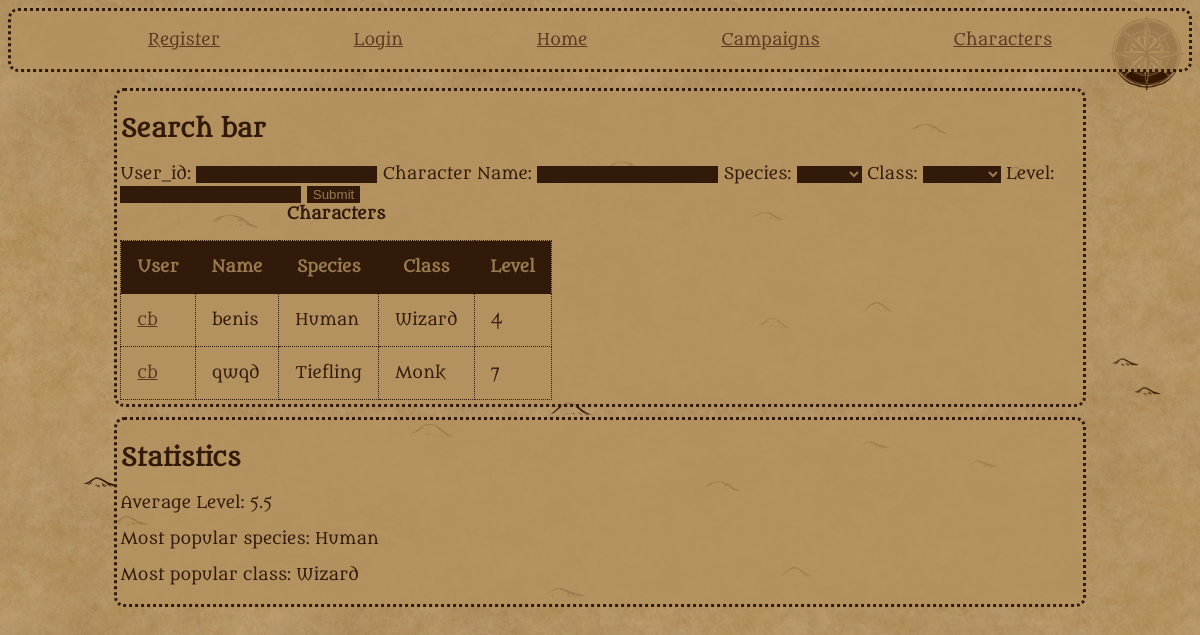
Before: /Characters with the older database file.
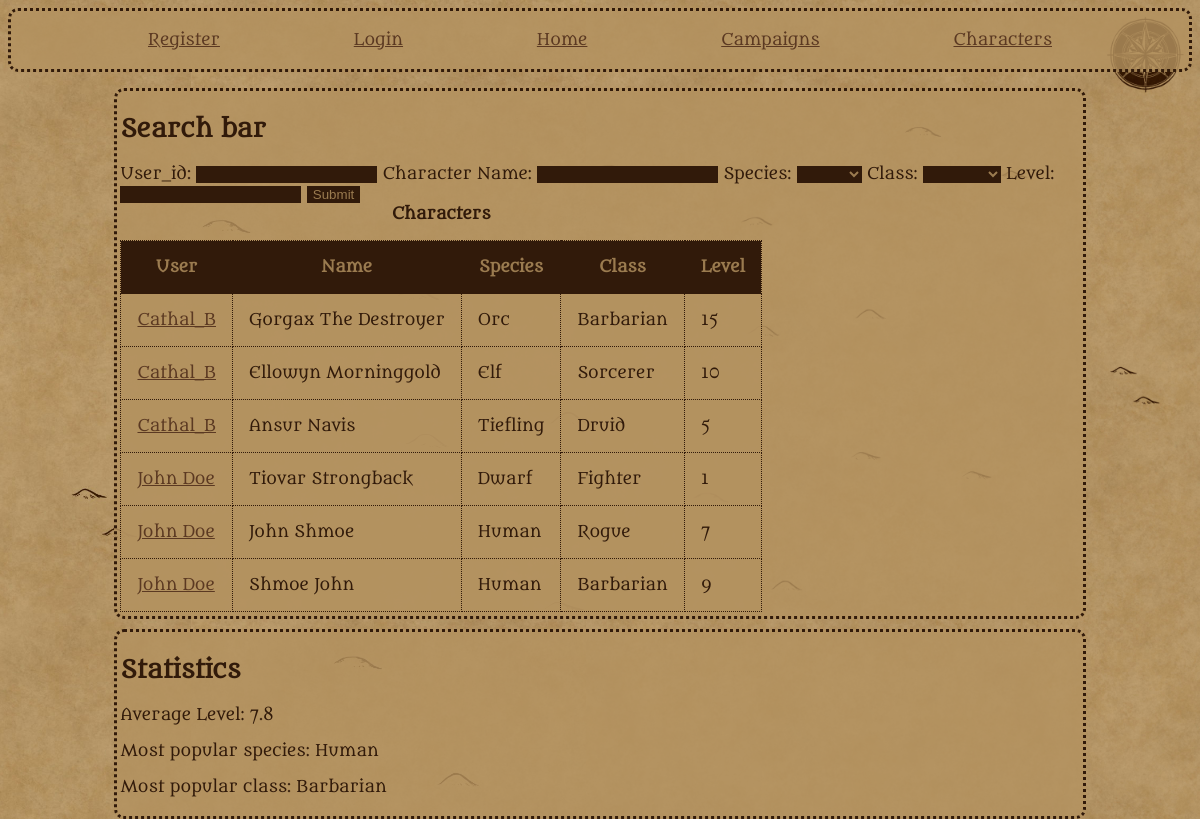
After: the same page with the newer database file.
### tables this page shows
CREATE TABLE characters
(
  character_id INTEGER PRIMARY KEY AUTOINCREMENT,
  user_id TEXT NOT NULL,
  name TEXT NOT NULL,
  species TEXT NOT NULL,
  level INTEGER NOT NULL,
  class TEXT NOT NULL,
  FOREIGN KEY (user_id) REFERENCES users(user_id)
);

### app.py (the view, shortened to what this page needs)
@app.route("/Characters", methods=["GET", "POST"])
def Characters():
    def most_popular(lis):
        names = {}
        most = -1
        name = ""
        for item in lis:
            if item in names:
                names[item] += 1
            else:
                names[item] = 1
        for key in names:
            if names[key] > most:
                most = names[key]
                name = key
        return name
    form = CharacterForm()
    db = get_db()
    characters = db.execute("""SELECT * FROM characters""").fetchall()
    speciesPop = []
    levelMean = 0
    classNamePop = []
    for items in characters:
        speciesPop.append(items["species"])
        levelMean += items["level"]
        classNamePop.append(items["class"])
    levelMean = round(levelMean/len(characters),1)
    speciesPop = most_popular(speciesPop)
    classNamePop = most_popular(classNamePop)
    return render_template("characters.html", characters = characters, form = form, levelMean = levelMean, speciesPop = speciesPop, classNamePop = classNamePop)

### forms.py
class CharacterForm(FlaskForm):
    CharName = StringField("Character Name: ")
    species = SelectField("Species: ",choices=["","Human","Dwarf","Elf","Tiefling","Halfling","Orc"])
    level = IntegerField("Level:", validators = [Optional()])
    className = SelectField("Class: ", choices=["", "Wizard", "Druid", "Cleric", "Fighter", "Paladin", "Sorcerer", "Warlock","Ranger","Monk","Rogue", "Barbarian"])
    user_id = StringField("User_id: ")
    submit = SubmitField("Submit")

### app.py (called while the page is built)
@app.before_request
def load_logged_in_user():
    g.user = session.get("user_id",None)

### database.py (called while the page is built)
def get_db():
    if "db" not in g:
        g.db = sqlite3.connect(DATABASE,
            detect_types=sqlite3.PARSE_DECLTYPES
        )
        g.db.row_factory = sqlite3.Row
        g.db.execute("PRAGMA foreign_keys = ON") #learned from sqlite documentation, foreign keys apparently aren't enforced by default.
    return g.db

### templates/characters.html (shortened to what this page needs)
{% extends "base.html" %}
{% block main_content %}
    <section>
    <h2>Search bar</h2>
    <form action="" method="POST" novalidate>
        {{form.user_id.label}}
        {{form.user_id()}}
        {{form.CharName.label}}
        {{form.CharName()}}
        {{form.species.label}}
        {{form.species()}}
        {{form.className.label}}
        {{form.className()}}
        {{form.level.label}}
        {{form.level(value = "")}}
        {{form.submit()}}
        </form>
    <table>
        <caption>Characters</caption>
        <th scope="col">User</th>
        <th scope="col">Name</th>
        <th scope="col">Species</th>
        <th scope="col">Class</th>
        <th scope="col">Level</th>
    {% for character in characters %}
        <tr>
        <td><a href="{{ url_for('user', user_id = character['user_id'])}}">{{ character["user_id"]}}</a> </td>
        <td>{{ character["name"]}}</td>
        <td>{{ character["species"] }}</td>
        <td>{{ character["class"]}}</td>
        <td>{{ character["level"] }}</td>
        </tr>
    {%endfor%}
    </table>
    </section>
    <section>
        <h2>Statistics</h2>
        <p>Average Level: {{levelMean}}</p>
        <p>Most popular species: {{speciesPop}}</p>
        <p>Most popular class: {{classNamePop}}</p>
    </section>
{% endblock %}

### templates/base.html (shortened to what this page needs)
<!DOCTYPE html>
<html lang="en">
<head>
    <link rel="stylesheet" href="{{ url_for('static' , filename='styles.css') }}">
</head>
<body>
    <header>
        <nav>
        {% if g.user %}
        <p><a href="{{ url_for('user', user_id = g.user)}}">My Account: {{g.user}}</a></p>
        <p><a href="{{ url_for('logout')}}">Logout</a></p>
        <p><a href="{{ url_for('Create')}}">Create New Character</a></p>
        <p><a href="{{ url_for('Create_campaign')}}">Create New Campaign</a></p>
        {% else %}
        <p><a href="{{ url_for('register')}}">Register</a></p>
        <p><a href="{{ url_for('login')}}">Login</a></p>
        {% endif %}
        <p><a href="{{ url_for('index')}}">Home</a></p>
        <p><a href="{{ url_for('Campaigns')}}">Campaigns</a></p>
        <p><a href="{{ url_for('Characters')}}">Characters</a></p>
        </nav>
    </header>
    <main>
    {% block main_content %}
    {% endblock %}
    </main>
</body>
</html>

### static/styles.css (style rules this page uses)
:root { font-size: 16px; height: 100%; }
html { --base-colour: #311a0a; --bg--colour: #b49260ce; background-image: url('mobile_map.jpg'), url('tile_widescreen.jpg'); background-position: top right, center; background-repeat: no-repeat, repeat; background-size: contain; background-color: var(--bg--colour); }
body { font-family: Metamorphous, serif; color: var(--base-colour); text-decoration: none; }
nav { display: flex; flex-direction: row; flex-wrap: wrap; justify-content: space-evenly; }
main { max-width: 90%; margin: auto; }
section { border: 0.2em dotted var(--base-colour); border-radius: 10px; padding: 0.2em; margin-bottom: 1em; background-color: var(--bg--colour); width: 90%; margin:1% auto; }
header { border: 0.2em dotted var(--base-colour); border-radius: 10px; padding: 0.2em; margin-bottom: 1em; background-color: var(--bg--colour); }
a { color: #5b3922; }
th, td { border: 0.1em dotted var(--base-colour); padding: 1em; background-color: var(--bg--colour); }
table { border-collapse: collapse }
caption { font-weight: bold; padding-bottom: 1em; }
caption+tbody>tr>th { background-color: var(--base-colour); color: var(--bg--colour); }
input, select { background-color: var(--base-colour); color: var(--bg--colour); border: #654834; }

Changed rows visible on the page:
removed characters: user_id "cb", name "benis", species "Human", class "Wizard", level "4"
removed characters: user_id "cb", name "qwqd", species "Tiefling", class "Monk", level "7"
added characters: user_id "Cathal_B", name "Gorgax The Destroyer", species "Orc", class "Barbarian", level "15"
added characters: user_id "Cathal_B", name "Ellowyn Morninggold", species "Elf", class "Sorcerer", level "10"
added characters: user_id "Cathal_B", name "Ansur Navis", species "Tiefling", class "Druid", level "5"
added characters: user_id "John Doe", name "Tiovar Strongback", species "Dwarf", class "Fighter", level "1"
added characters: user_id "John Doe", name "John Shmoe", species "Human", class "Rogue", level "7"
added characters: user_id "John Doe", name "Shmoe John", species "Human", class "Barbarian", level "9"
Other visible differences:
{{ levelMean }}: "5.5" → "7.8"
